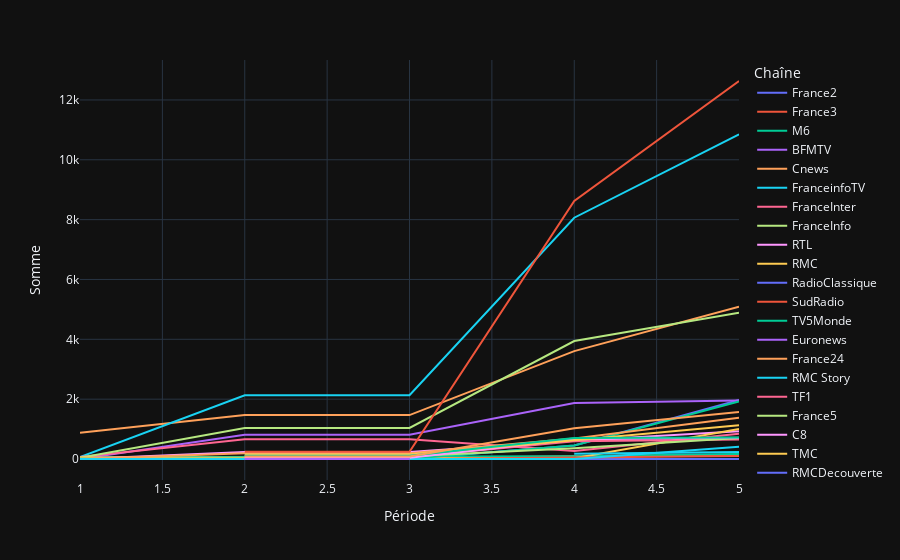

The code cell stored with this chart in its notebook:
### Code cell
px.line(df_poutou, x='Période', y="Somme", color='Chaîne')

### Figure 1 — Plotly figure (JSON) as saved in the notebook; plotly's stock layout.template omitted (floating-point values rounded to 4 significant figures)
{"data": [{"hovertemplate": "Chaîne=France2<br>Période=%{x}<br>Somme=%{y}<extra></extra>", "legendgroup": "France2", "line": {"color": "#636efa", "dash": "solid"}, "marker": {"symbol": "circle"}, "mode": "lines", "name": "France2", "orientation": "v", "showlegend": true, "x": [1, 2, 3, 4, 5], "xaxis": "x", "y": [8.0, 8.0, 8.0, 455.0, 1969.0], "yaxis": "y", "type": "scatter"}, {"hovertemplate": "Chaîne=France3<br>Période=%{x}<br>Somme=%{y}<extra></extra>", "legendgroup": "France3", "line": {"color": "#EF553B", "dash": "solid"}, "marker": {"symbol": "circle"}, "mode": "lines", "name": "France3", "orientation": "v", "showlegend": true, "x": [1, 2, 3, 4, 5], "xaxis": "x", "y": [0.0, 18.0, 18.0, 97.0, 143.0], "yaxis": "y", "type": "scatter"}, {"hovertemplate": "Chaîne=M6<br>Période=%{x}<br>Somme=%{y}<extra></extra>", "legendgroup": "M6", "line": {"color": "#00cc96", "dash": "solid"}, "marker": {"symbol": "circle"}, "mode": "lines", "name": "M6", "orientation": "v", "showlegend": true, "x": [1, 2, 3, 4, 5], "xaxis": "x", "y": [58.0, 65.0, 65.0, 93.0, 171.0], "yaxis": "y", "type": "scatter"}, {"hovertemplate": "Chaîne=BFMTV<br>Période=%{x}<br>Somme=%{y}<extra></extra>", "legendgroup": "BFMTV", "line": {"color": "#ab63fa", "dash": "solid"}, "marker": {"symbol": "circle"}, "mode": "lines", "name": "BFMTV", "orientation": "v", "showlegend": true, "x": [1, 2, 3, 4, 5], "xaxis": "x", "y": [0.0, 812.0, 812.0, 1868.0, 1958.0], "yaxis": "y", "type": "scatter"}, {"hovertemplate": "Chaîne=Cnews<br>Période=%{x}<br>Somme=%{y}<extra></extra>", "legendgroup": "Cnews", "line": {"color": "#FFA15A", "dash": "solid"}, "marker": {"symbol": "circle"}, "mode": "lines", "name": "Cnews", "orientation": "v", "showlegend": true, "x": [1, 2, 3, 4, 5], "xaxis": "x", "y": [876.0, 1467.0, 1467.0, 3605.0, 5089.0], "yaxis": "y", "type": "scatter"}, {"hovertemplate": "Chaîne=FranceinfoTV<br>Période=%{x}<br>Somme=%{y}<extra></extra>", "legendgroup": "FranceinfoTV", "line": {"color": "#19d3f3", "dash": "solid"}, "marker": {"symbol": "circle"}, "mode": "lines", "name": "FranceinfoTV", "orientation": "v", "showlegend": true, "x": [1, 2, 3, 4, 5], "xaxis": "x", "y": [61.0, 2131.0, 2131.0, 8064.0, 10850.0], "yaxis": "y", "type": "scatter"}, {"hovertemplate": "Chaîne=FranceInter<br>Période=%{x}<br>Somme=%{y}<extra></extra>", "legendgroup": "FranceInter", "line": {"color": "#FF6692", "dash": "solid"}, "marker": {"symbol": "circle"}, "mode": "lines", "name": "FranceInter", "orientation": "v", "showlegend": true, "x": [1, 2, 3, 4, 5], "xaxis": "x", "y": [67.0, 661.0, 661.0, 264.0, 845.0], "yaxis": "y", "type": "scatter"}, {"hovertemplate": "Chaîne=FranceInfo<br>Période=%{x}<br>Somme=%{y}<extra></extra>", "legendgroup": "FranceInfo", "line": {"color": "#B6E880", "dash": "solid"}, "marker": {"symbol": "circle"}, "mode": "lines", "name": "FranceInfo", "orientation": "v", "showlegend": true, "x": [1, 2, 3, 4, 5], "xaxis": "x", "y": [37.0, 1039.0, 1039.0, 3943.0, 4885.0], "yaxis": "y", "type": "scatter"}, {"hovertemplate": "Chaîne=RTL<br>Période=%{x}<br>Somme=%{y}<extra></extra>", "legendgroup": "RTL", "line": {"color": "#FF97FF", "dash": "solid"}, "marker": {"symbol": "circle"}, "mode": "lines", "name": "RTL", "orientation": "v", "showlegend": true, "x": [1, 2, 3, 4, 5], "xaxis": "x", "y": [0.0, 230.0, 230.0, 614.0, 925.0], "yaxis": "y", "type": "scatter"}, {"hovertemplate": "Chaîne=RMC<br>Période=%{x}<br>Somme=%{y}<extra></extra>", "legendgroup": "RMC", "line": {"color": "#FECB52", "dash": "solid"}, "marker": {"symbol": "circle"}, "mode": "lines", "name": "RMC", "orientation": "v", "showlegend": true, "x": [1, 2, 3, 4, 5], "xaxis": "x", "y": [46.0, 46.0, 46.0, 29.0, 1004.0], "yaxis": "y", "type": "scatter"}, {"hovertemplate": "Chaîne=RadioClassique<br>Période=%{x}<br>Somme=%{y}<extra></extra>", "legendgroup": "RadioClassique", "line": {"color": "#636efa", "dash": "solid"}, "marker": {"symbol": "circle"}, "mode": "lines", "name": "RadioClassique", "orientation": "v", "showlegend": true, "x": [1, 2, 3, 4, 5], "xaxis": "x", "y": [0.0, 0.0, 0.0, 0.0, 0.0], "yaxis": "y", "type": "scatter"}, {"hovertemplate": "Chaîne=SudRadio<br>Période=%{x}<br>Somme=%{y}<extra></extra>", "legendgroup": "SudRadio", "line": {"color": "#EF553B", "dash": "solid"}, "marker": {"symbol": "circle"}, "mode": "lines", "name": "SudRadio", "orientation": "v", "showlegend": true, "x": [1, 2, 3, 4, 5], "xaxis": "x", "y": [0.0, 0.0, 0.0, 46.0, 100.0], "yaxis": "y", "type": "scatter"}, {"hovertemplate": "Chaîne=TV5Monde<br>Période=%{x}<br>Somme=%{y}<extra></extra>", "legendgroup": "TV5Monde", "line": {"color": "#00cc96", "dash": "solid"}, "marker": {"symbol": "circle"}, "mode": "lines", "name": "TV5Monde", "orientation": "v", "showlegend": true, "x": [1, 2, 3, 4, 5], "xaxis": "x", "y": [8.0, 8.0, 8.0, 455.0, 1925.0], "yaxis": "y", "type": "scatter"}, {"hovertemplate": "Chaîne=Euronews<br>Période=%{x}<br>Somme=%{y}<extra></extra>", "legendgroup": "Euronews", "line": {"color": "#ab63fa", "dash": "solid"}, "marker": {"symbol": "circle"}, "mode": "lines", "name": "Euronews", "orientation": "v", "showlegend": true, "x": [1, 2, 3], "xaxis": "x", "y": [0.0, 0.0, 0.0], "yaxis": "y", "type": "scatter"}, {"hovertemplate": "Chaîne=France24<br>Période=%{x}<br>Somme=%{y}<extra></extra>", "legendgroup": "France24", "line": {"color": "#FFA15A", "dash": "solid"}, "marker": {"symbol": "circle"}, "mode": "lines", "name": "France24", "orientation": "v", "showlegend": true, "x": [1, 2, 3, 4, 5], "xaxis": "x", "y": [0.0, 192.0, 192.0, 688.0, 1380.0], "yaxis": "y", "type": "scatter"}, {"hovertemplate": "Chaîne=RMC Story<br>Période=%{x}<br>Somme=%{y}<extra></extra>", "legendgroup": "RMC Story", "line": {"color": "#19d3f3", "dash": "solid"}, "marker": {"symbol": "circle"}, "mode": "lines", "name": "RMC Story", "orientation": "v", "showlegend": true, "x": [1, 2, 3, 4, 5], "xaxis": "x", "y": [0.0, 0.0, 0.0, 0.0, 412.0], "yaxis": "y", "type": "scatter"}, {"hovertemplate": "Chaîne=TF1<br>Période=%{x}<br>Somme=%{y}<extra></extra>", "legendgroup": "TF1", "line": {"color": "#FF6692", "dash": "solid"}, "marker": {"symbol": "circle"}, "mode": "lines", "name": "TF1", "orientation": "v", "showlegend": true, "x": [2, 3, 4, 5], "xaxis": "x", "y": [63.0, 63.0, 595.0, 653.0], "yaxis": "y", "type": "scatter"}, {"hovertemplate": "Chaîne=France5<br>Période=%{x}<br>Somme=%{y}<extra></extra>", "legendgroup": "France5", "line": {"color": "#B6E880", "dash": "solid"}, "marker": {"symbol": "circle"}, "mode": "lines", "name": "France5", "orientation": "v", "showlegend": true, "x": [2, 3, 4, 5], "xaxis": "x", "y": [96.0, 96.0, 357.0, 702.0], "yaxis": "y", "type": "scatter"}, {"hovertemplate": "Chaîne=C8<br>Période=%{x}<br>Somme=%{y}<extra></extra>", "legendgroup": "C8", "line": {"color": "#FF97FF", "dash": "solid"}, "marker": {"symbol": "circle"}, "mode": "lines", "name": "C8", "orientation": "v", "showlegend": true, "x": [2, 3, 4, 5], "xaxis": "x", "y": [42.0, 42.0, 661.0, 710.0], "yaxis": "y", "type": "scatter"}, {"hovertemplate": "Chaîne=TMC<br>Période=%{x}<br>Somme=%{y}<extra></extra>", "legendgroup": "TMC", "line": {"color": "#FECB52", "dash": "solid"}, "marker": {"symbol": "circle"}, "mode": "lines", "name": "TMC", "orientation": "v", "showlegend": true, "x": [2, 3, 4, 5], "xaxis": "x", "y": [150.0, 150.0, 628.0, 1126.0], "yaxis": "y", "type": "scatter"}, {"hovertemplate": "Chaîne=RMCDecouverte<br>Période=%{x}<br>Somme=%{y}<extra></extra>", "legendgroup": "RMCDecouverte", "line": {"color": "#636efa", "dash": "solid"}, "marker": {"symbol": "circle"}, "mode": "lines", "name": "RMCDecouverte", "orientation": "v", "showlegend": true, "x": [2, 3], "xaxis": "x", "y": [0.0, 0.0], "yaxis": "y", "type": "scatter"}, {"hovertemplate": "Chaîne=LCI<br>Période=%{x}<br>Somme=%{y}<extra></extra>", "legendgroup": "LCI", "line": {"color": "#EF553B", "dash": "solid"}, "marker": {"symbol": "circle"}, "mode": "lines", "name": "LCI", "orientation": "v", "showlegend": true, "x": [2, 3, 4, 5], "xaxis": "x", "y": [240.0, 240.0, 8624.0, 12630.0], "yaxis": "y", "type": "scatter"}, {"hovertemplate": "Chaîne=FranceCulture<br>Période=%{x}<br>Somme=%{y}<extra></extra>", "legendgroup": "FranceCulture", "line": {"color": "#00cc96", "dash": "solid"}, "marker": {"symbol": "circle"}, "mode": "lines", "name": "FranceCulture", "orientation": "v", "showlegend": true, "x": [2, 3, 4, 5], "xaxis": "x", "y": [108.0, 108.0, 703.0, 722.0], "yaxis": "y", "type": "scatter"}, {"hovertemplate": "Chaîne=BFMBusiness<br>Période=%{x}<br>Somme=%{y}<extra></extra>", "legendgroup": "BFMBusiness", "line": {"color": "#ab63fa", "dash": "solid"}, "marker": {"symbol": "circle"}, "mode": "lines", "name": "BFMBusiness", "orientation": "v", "showlegend": true, "x": [2, 3], "xaxis": "x", "y": [0.0, 0.0], "yaxis": "y", "type": "scatter"}, {"hovertemplate": "Chaîne=RFI<br>Période=%{x}<br>Somme=%{y}<extra></extra>", "legendgroup": "RFI", "line": {"color": "#FFA15A", "dash": "solid"}, "marker": {"symbol": "circle"}, "mode": "lines", "name": "RFI", "orientation": "v", "showlegend": true, "x": [2, 3, 4, 5], "xaxis": "x", "y": [80.0, 80.0, 1026.0, 1573.0], "yaxis": "y", "type": "scatter"}, {"hovertemplate": "Chaîne=Europe1<br>Période=%{x}<br>Somme=%{y}<extra></extra>", "legendgroup": "Europe1", "line": {"color": "#19d3f3", "dash": "solid"}, "marker": {"symbol": "circle"}, "mode": "lines", "name": "Europe1", "orientation": "v", "showlegend": true, "x": [4, 5], "xaxis": "x", "y": [176.0, 237.0], "yaxis": "y", "type": "scatter"}], "layout": {"xaxis": {"anchor": "y", "domain": [0.0, 1.0], "title": {"text": "Période"}}, "yaxis": {"anchor": "x", "domain": [0.0, 1.0], "title": {"text": "Somme"}}, "legend": {"title": {"text": "Chaîne"}, "tracegroupgap": 0}, "margin": {"t": 60}}}
